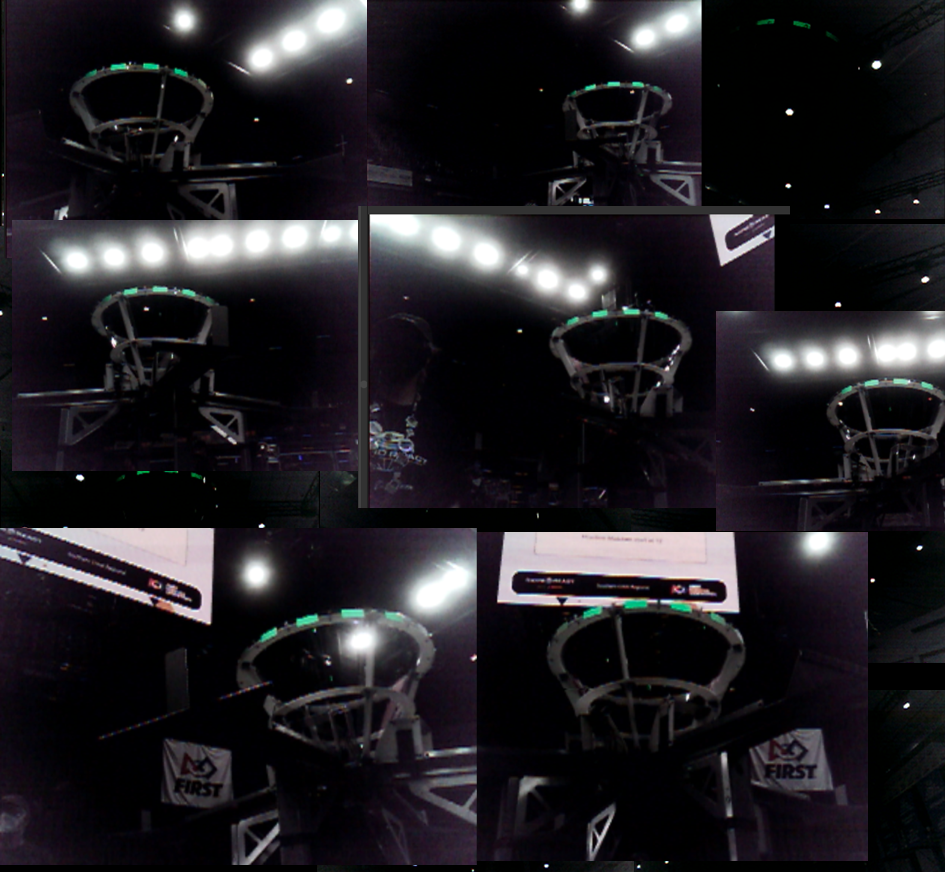
#> input picture src/main/jevois/hsv-test.png, 945 x 872 px
$ python hsv.py
#> lines starting #> are read from the running program, lines starting #| are printed output that depends on the picture; after the words box and inside, x2 and y2 are one past the last pixel; in counts of white or black regions, pixels touching at a corner belong together
# Code provided by Stack Overflow user nathancy (13/08/2019)
# https://stackoverflow.com/a/57469788
import cv2
import sys
import numpy as np


def nothing(x):
    pass


# Create a window
cv2.namedWindow("image")

# create trackbars for color change
cv2.createTrackbar("HMin", "image", 0, 179, nothing)  # Hue is from 0-179 for Opencv
#> slider 'HMin' is set to 35
cv2.createTrackbar("SMin", "image", 0, 255, nothing)
#> slider 'SMin' is set to 51
cv2.createTrackbar("VMin", "image", 0, 255, nothing)
#> slider 'VMin' is set to 51
cv2.createTrackbar("HMax", "image", 0, 179, nothing)
#> slider 'HMax' is set to 179
cv2.createTrackbar("SMax", "image", 0, 255, nothing)
#> slider 'SMax' is set to 255
cv2.createTrackbar("VMax", "image", 0, 255, nothing)
#> slider 'VMax' is set to 255

# Set default value for MAX HSV trackbars.
cv2.setTrackbarPos("HMax", "image", 179)
cv2.setTrackbarPos("SMax", "image", 255)
cv2.setTrackbarPos("VMax", "image", 255)

# Initialize to check if HSV min/max value changes
hMin = sMin = vMin = hMax = sMax = vMax = 0
phMin = psMin = pvMin = phMax = psMax = pvMax = 0

img = cv2.imread("hsv-test.png")
#> img is the input picture: shape (872, 945, 3); mean B, G, R 34.8, 30.4, 32.7
output = img
waitTime = 33

while 1:

    # get current positions of all trackbars
    hMin = cv2.getTrackbarPos("HMin", "image")
    sMin = cv2.getTrackbarPos("SMin", "image")
    vMin = cv2.getTrackbarPos("VMin", "image")

    hMax = cv2.getTrackbarPos("HMax", "image")
    sMax = cv2.getTrackbarPos("SMax", "image")
    vMax = cv2.getTrackbarPos("VMax", "image")

    # Set minimum and max HSV values to display
    lower = np.array([hMin, sMin, vMin])
    upper = np.array([hMax, sMax, vMax])

    # Create HSV Image and threshold into a range.
    hsv = cv2.cvtColor(img, cv2.COLOR_BGR2HSV)
#> hsv: shape (872, 945, 3); mean H, S, V 108.7, 131.4, 36
    mask = cv2.inRange(hsv, lower, upper)
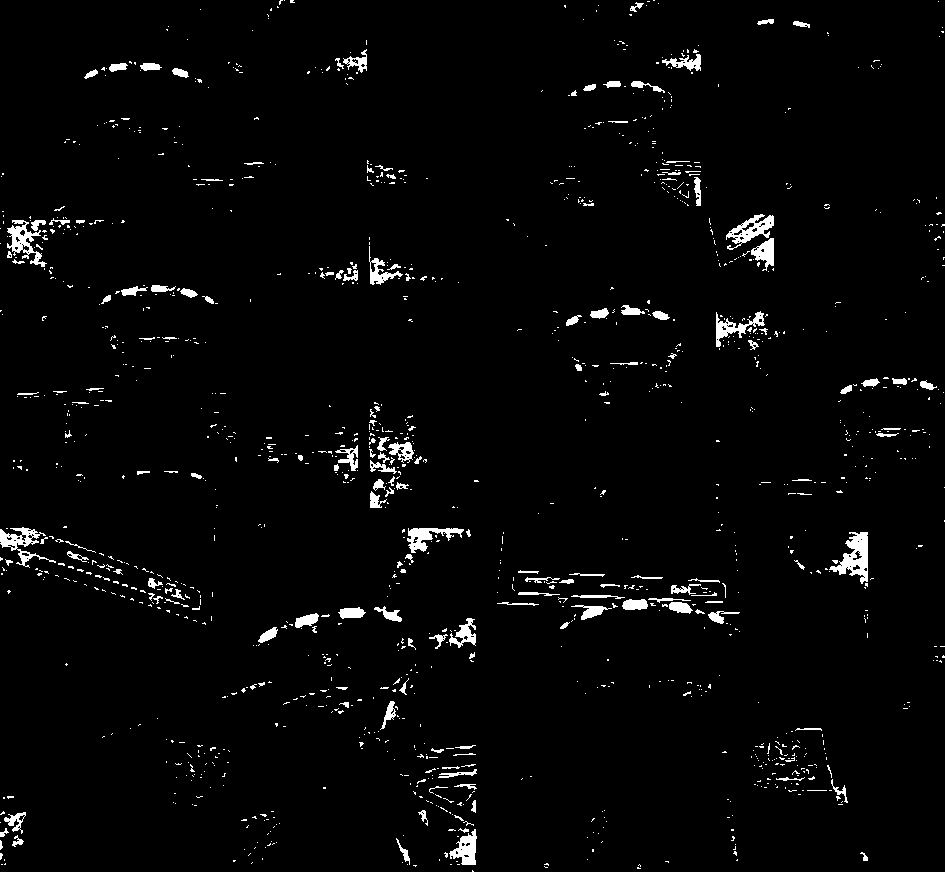
#> mask: shape (872, 945); 2.6% white; 1361 white regions (1192 under 20 px), largest, box (x1, y1, x2, y2) and area: (829, 532, 868, 584) 945, (726, 214, 774, 250) 686, (0, 527, 56, 568) 684
    output = cv2.bitwise_and(img, img, mask=mask)
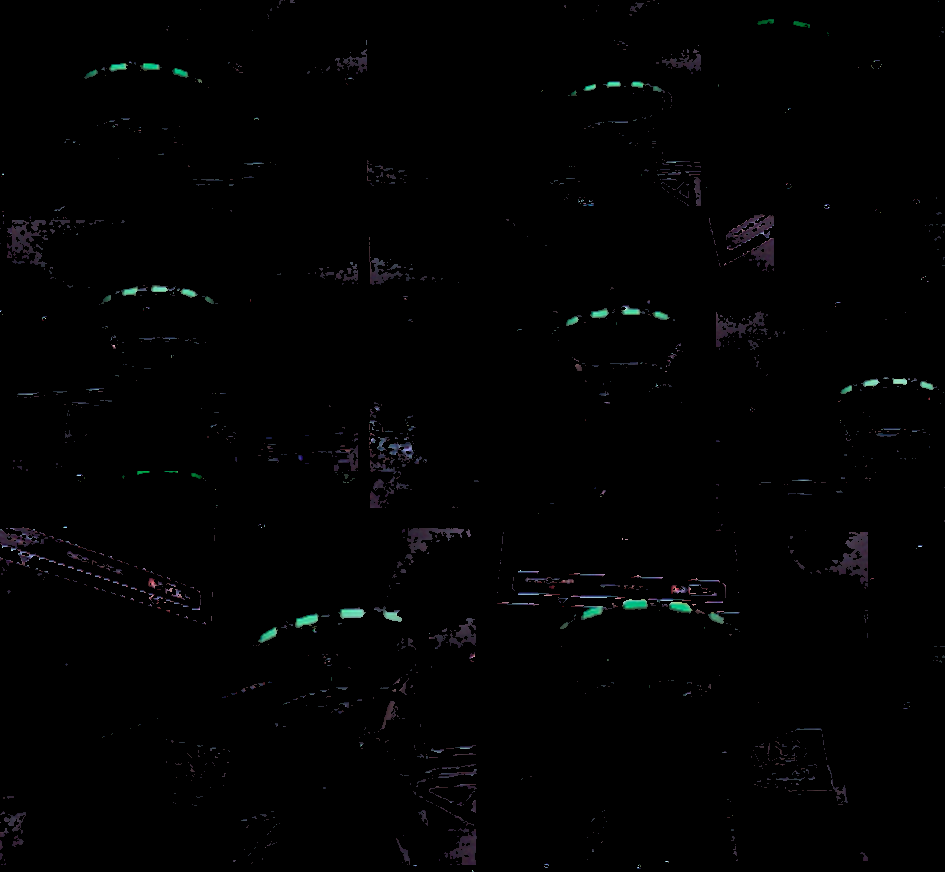
#> output: shape (872, 945, 3); mean B, G, R 2, 1.8, 1.6

    # Print if there is a change in HSV value
    if (
        (phMin != hMin)
        | (psMin != sMin)
        | (pvMin != vMin)
        | (phMax != hMax)
        | (psMax != sMax)
        | (pvMax != vMax)
    ):
        print(
            "(hMin = %d , sMin = %d, vMin = %d), (hMax = %d , sMax = %d, vMax = %d)"
            % (hMin, sMin, vMin, hMax, sMax, vMax)
        )
        phMin = hMin
        psMin = sMin
        pvMin = vMin
        phMax = hMax
        psMax = sMax
        pvMax = vMax

    # Display output image
    cv2.imshow("image", output)

    # Wait longer to prevent freeze for videos.
    if cv2.waitKey(waitTime) & 0xFF == ord("q"):
#> (key q is pressed here)
        break

cv2.destroyAllWindows()
